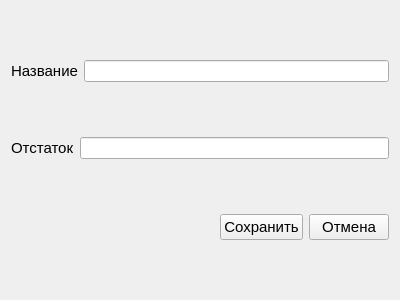
<?xml version="1.0" encoding="UTF-8"?>
<ui version="4.0">
 <class>OperationStock</class>
 <widget class="QWidget" name="OperationStock">
  <property name="geometry">
   <rect>
    <x>0</x>
    <y>0</y>
    <width>400</width>
    <height>300</height>
   </rect>
  </property>
  <property name="windowTitle">
   <string>Операции со складом</string>
  </property>
  <layout class="QVBoxLayout" name="verticalLayout">
   <item>
    <layout class="QHBoxLayout" name="horizontalLayout">
     <item>
      <widget class="QLabel" name="label">
       <property name="font">
        <font>
         <pointsize>11</pointsize>
        </font>
       </property>
       <property name="text">
        <string>Название</string>
       </property>
      </widget>
     </item>
     <item>
      <widget class="QLineEdit" name="nameInstrLineEdit"/>
     </item>
    </layout>
   </item>
   <item>
    <layout class="QHBoxLayout" name="horizontalLayout_2">
     <item>
      <widget class="QLabel" name="label_2">
       <property name="font">
        <font>
         <pointsize>11</pointsize>
        </font>
       </property>
       <property name="text">
        <string>Отстаток</string>
       </property>
      </widget>
     </item>
     <item>
      <widget class="QLineEdit" name="balanceInstrLineEdit"/>
     </item>
    </layout>
   </item>
   <item>
    <layout class="QHBoxLayout" name="horizontalLayout_3">
     <item>
      <spacer name="horizontalSpacer">
       <property name="orientation">
        <enum>Qt::Horizontal</enum>
       </property>
       <property name="sizeHint" stdset="0">
        <size>
         <width>40</width>
         <height>20</height>
        </size>
       </property>
      </spacer>
     </item>
     <item>
      <widget class="QPushButton" name="saveButton">
       <property name="font">
        <font>
         <pointsize>11</pointsize>
        </font>
       </property>
       <property name="text">
        <string>Сохранить</string>
       </property>
      </widget>
     </item>
     <item>
      <widget class="QPushButton" name="cancelButton">
       <property name="font">
        <font>
         <pointsize>11</pointsize>
        </font>
       </property>
       <property name="text">
        <string>Отмена</string>
       </property>
      </widget>
     </item>
    </layout>
   </item>
  </layout>
 </widget>
 <resources/>
 <connections/>
</ui>
